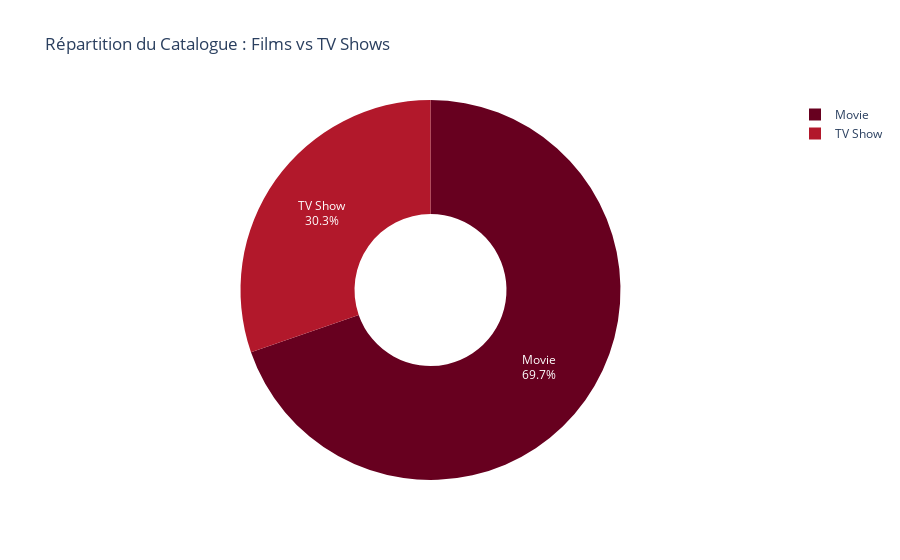

The cell this chart's notebook holds for it:
### Markdown cell above
### 3. Analyse des contenus : Films vs Séries
Nous examinons la proportion entre les films et les séries télévisées dans le catalogue.

### Code cell
# Calcul de la répartition
type_counts = df['type'].value_counts().reset_index()
type_counts.columns = ['Type', 'Count']

# Création du graphique interactif (Pie Chart)
fig = px.pie(type_counts, 
             values='Count', 
             names='Type', 
             title='Répartition du Catalogue : Films vs TV Shows',
             color_discrete_sequence=px.colors.sequential.RdBu,
             hole=0.4) # Donut chart style, plus moderne

# Mise en forme
fig.update_traces(textposition='inside', textinfo='percent+label')
fig.show()

### Figure 1 — Plotly figure (JSON) as saved in the notebook; plotly's stock layout.template omitted (floating-point values rounded to 4 significant figures)
{"data": [{"domain": {"x": [0, 1], "y": [0, 1]}, "hole": 0.4, "hovertemplate": "Type=%{label}<br>Count=%{value}<extra></extra>", "labels": ["Movie", "TV Show"], "legendgroup": "", "name": "", "showlegend": true, "textinfo": "percent+label", "textposition": "inside", "type": "pie", "values": [6126, 2664]}], "layout": {"legend": {"tracegroupgap": 0}, "piecolorway": ["rgb(103,0,31)", "rgb(178,24,43)", "rgb(214,96,77)", "rgb(244,165,130)", "rgb(253,219,199)", "rgb(247,247,247)", "rgb(209,229,240)", "rgb(146,197,222)", "rgb(67,147,195)", "rgb(33,102,172)", "rgb(5,48,97)"], "title": {"text": "Répartition du Catalogue : Films vs TV Shows"}}}
